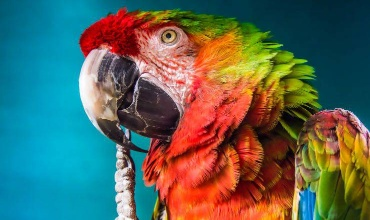
#> input picture images/parrot.jpg, 370 x 220 px
$ python main.py --img_path images/parrot.jpg
#> lines starting #> are read from the running program, lines starting #| are printed output that depends on the picture
### som.py
import numpy as np


class SOM:
    def __init__(self, vector_dim, n_vectors, low, high):
        self.n_vectors = n_vectors
        self.centers = np.random.uniform(low, high, (n_vectors, vector_dim))

    def getClosestCenterIndex(self, sample):
        diff = np.linalg.norm(self.centers - sample, axis=1)
        center_idx = np.argmin(diff)
        return center_idx

    def getClosestCenter(self, sample):
        center_idx = self.getClosestCenterIndex(sample)
        return self.centers[center_idx]

    def getCentersInNeighbourhood(self, center_id, radius):
        neigh_centers_ids = []
        neig_dist = []
        ref_center = self.centers[center_id]

        diff = np.linalg.norm(self.centers - ref_center, axis=1)

        for i in range(self.n_vectors):
            if diff[i] <= radius:
                neigh_centers_ids.append(i)
                neig_dist.append(diff[i])
        return neigh_centers_ids, neig_dist


    def train_step(self, sample, radius, learning_rate):
        bmu_id = self.getClosestCenterIndex(sample)

        neigh_centers_ids, neig_dist = self.getCentersInNeighbourhood(bmu_id, radius)

        for id, dist in zip(neigh_centers_ids, neig_dist):

            if (id == bmu_id):
                distance_rate = np.exp(- np.power(dist, 2) / (2 * np.power(radius, 2)))
                self.centers[id] += learning_rate * distance_rate * (sample - self.centers[id])
            else:
                dist_to_bmu = np.linalg.norm(self.centers[bmu_id] - self.centers[id])
                distance_rate = np.exp(- np.power(dist_to_bmu, 2) / (2 * np.power(radius, 2)))
                self.centers[id] += learning_rate * distance_rate * (self.centers[id] - self.centers[bmu_id])

### decay.py
import numpy as np


class ExpDecay:
    def __init__(self, init_value, decay_step, decay_rate):
        self.init_value = init_value
        self.decay_step = decay_step
        self.decay_rate = decay_rate
        self.last_value = init_value

    def get_value(self, epoch):
        decayed_value = self.last_value * np.power(self.decay_rate, (epoch / self.decay_step))
        self.last_value = decayed_value

        return decayed_value

### main.py
import numpy as np
import matplotlib.pyplot as plt
from PIL import Image
from argparse import ArgumentParser

from som import SOM
from decay import ExpDecay

if __name__ == "__main__":
    parser = ArgumentParser()
    parser.add_argument("-i", "--img_path", type=str, help="path to image to quantize")
    parser.add_argument("-c", "--n_colors", type=int, help="number of color in the quantization", default=16)
    parser.add_argument("-e", "--epochs", type=int, help="number of epochs in the training process", default=200)
    parser.add_argument("-b", "--batch_size", type=int, help="batch size in the training process", default=30)
    args = parser.parse_args()

    # Load image
    img = Image.open(args.img_path)
#> img is the input picture: PIL image 370x220 RGB; mean R, G, B 88.7, 102.4, 90.6
    img = np.asarray(img)
    h, w, c = img.shape
#> h = 220; w = 370; c = 3

    # Training params
    epochs = args.epochs
    batch_size = args.batch_size

    # Init
    n_colors = args.n_colors
    som = SOM(3, n_colors, 0, 255)
    lr = ExpDecay(init_value=0.5, decay_step=10, decay_rate=0.8)
    radius = 10

    for epoch in range(epochs):
        # Gather a batch and train
        for _ in range(batch_size):
            row = np.random.randint(0, h)
            col = np.random.randint(0, w)
            sample = img[row, col, :]

            som.train_step(sample, radius, lr.get_value(epoch))

    # Reconstruct quantized image and save
    out_img = np.zeros(img.shape)
    for i in range(h):
        for j in range(w):
            color = img[i,j,:]
            new_color = som.getClosestCenter(color)
            out_img[i,j,:] = new_color
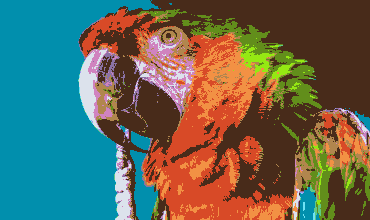
#> out_img: shape (220, 370, 3) float64; mean R, G, B 96.8, 103.2, 88.2

    Image.fromarray(np.uint8(out_img)).save("out.jpg")
